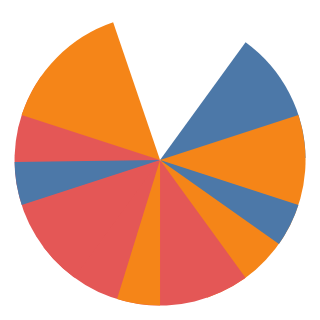

Vega-Lite specification for this chart:
### Vega-Lite specification from a JSON file in a GitHub repository (floating-point values rounded to 4 significant figures)
{"$schema": "https://vega.github.io/schema/vega-lite/v6.json", "padding": 5, "autosize": "none", "data": {"name": "table", "values": [{"c": "A", "g": "p", "x": 1, "y": 2, "v": 5, "t": "2024-01-15", "o": {"v": 3}, "IMDB Rating": 6.1, "d": "x1"}, {"c": "B", "g": "q", "x": 2, "y": 4, "v": 9, "t": "2024-02-20", "o": {"v": 7}, "IMDB Rating": 7.4, "d": "x2"}, {"c": "A", "g": "q", "x": 3, "y": 3, "v": 2, "t": "2024-03-05", "o": {"v": 1}, "IMDB Rating": 5.2, "d": "x1"}, {"c": "C", "g": "p", "x": 4, "y": 6, "v": 7, "t": "2024-05-30", "o": {"v": 4}, "IMDB Rating": 8.8, "d": "x3"}, {"c": "B", "g": "p", "x": 5, "y": 5, "v": 4, "t": "2024-07-11", "o": {"v": 9}, "IMDB Rating": 6.9, "d": "x2"}, {"c": "C", "g": "q", "x": 6, "y": 8, "v": 6, "t": "2024-09-02", "o": {"v": 2}, "IMDB Rating": 7.7, "d": "x3"}, {"c": "A", "g": "p", "x": 7, "y": 7, "v": 8, "t": "2024-11-25", "o": {"v": 5}, "IMDB Rating": 4.4, "d": "x1"}, {"c": "B", "g": "q", "x": 8, "y": 9, "v": 3, "t": "2024-12-31", "o": {"v": 8}, "IMDB Rating": 9.1, "d": "x2"}]}, "width": 100, "height": 100, "mark": {"type": "arc", "theta2Offset": 0.3}, "encoding": {"theta": {"field": "x", "type": "quantitative", "scale": {"domain": [0, 10]}}, "theta2": {"field": "y"}, "color": {"field": "c", "type": "nominal"}}}
